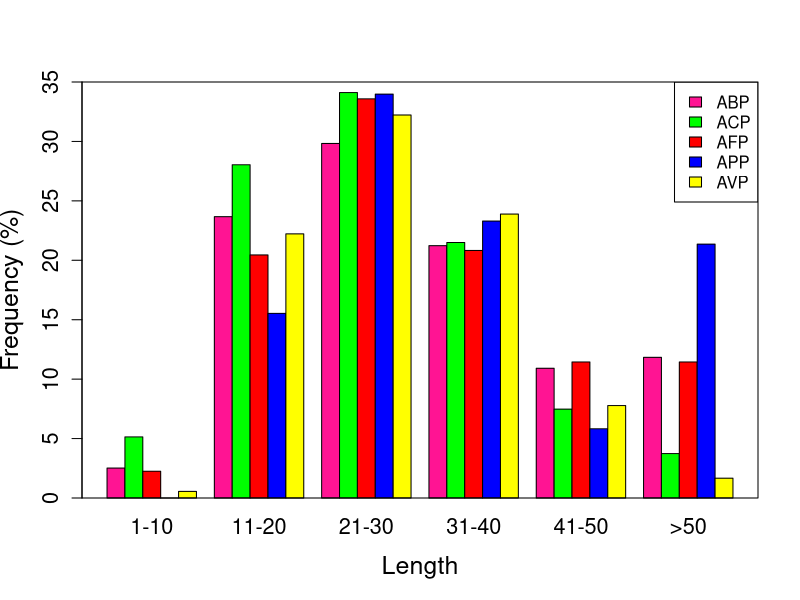

The R script that drew this image:
mydata <- read.csv("bar2.csv", header = TRUE)
colors <- c("deeppink","green","red","blue", "yellow")

M <- c("1-10","11-20","21-30","31-40","41-50",">50")

barplot(t(mydata),names.arg=M, main=NA, ylab="Frequency (%)", xlab="Length",beside=TRUE,cex.axis=1.3, cex.names=1.3, cex.lab=1.5,
        col=colors, ylim=c(0,35))

legend("topright", c("ABP","ACP","AFP","APP","AVP"), cex=1, 
       fill=colors)
box();
